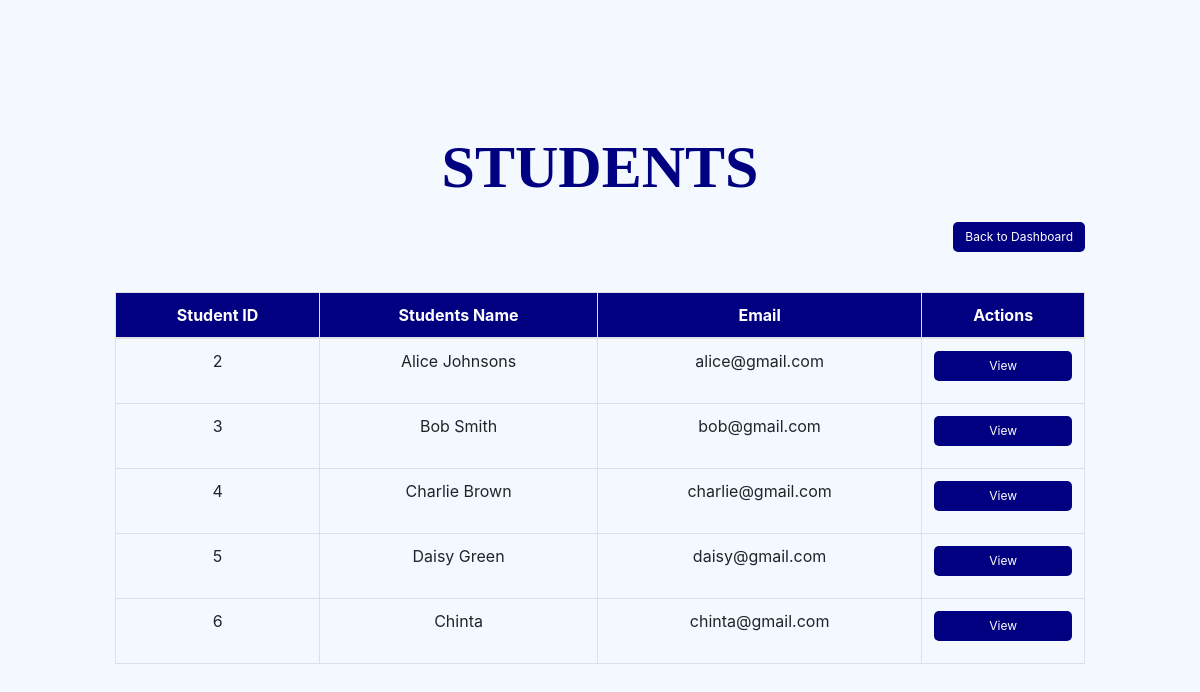
/view_students/, run on an earlier commit of the app's database.
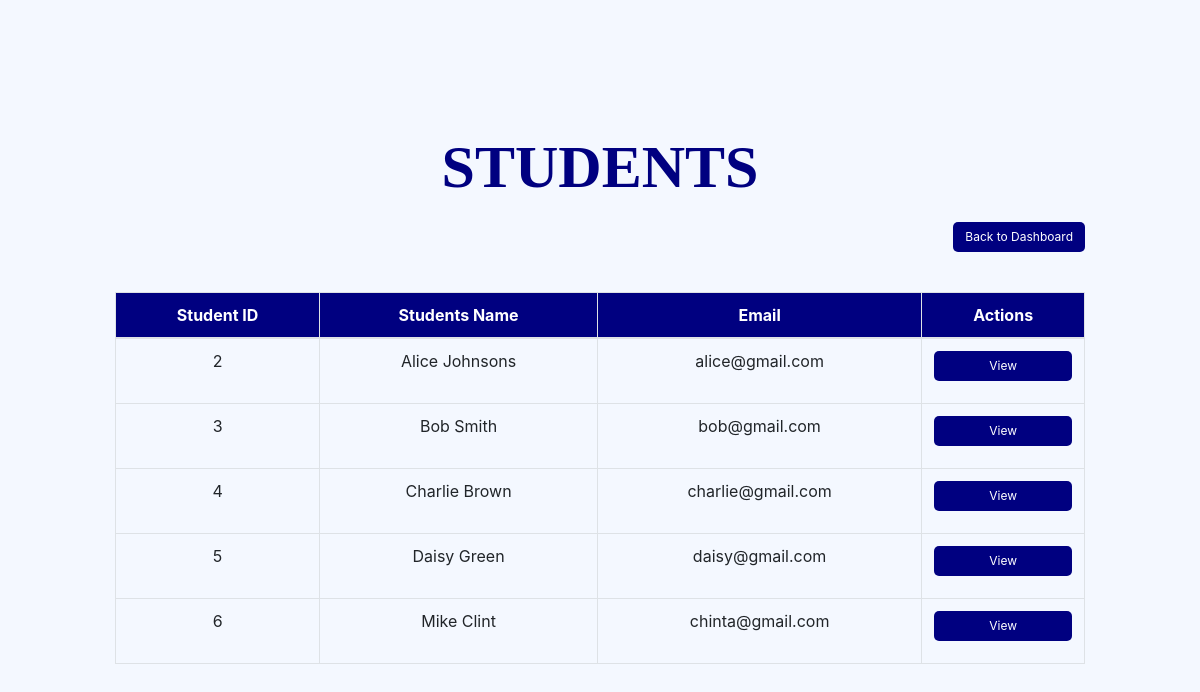
And on a later commit of the database.
### home/models.py (models this page shows, shortened)
class Student(models.Model):
    student_id = models.IntegerField(primary_key=True)  #custom primary key
    full_name = models.CharField(max_length=100)
    email = models.CharField(max_length=100, unique=True)
    contact_number = models.BigIntegerField()
    date_of_birth = models.DateField()
    gender = models.CharField(max_length=50)
    r_number = models.CharField(max_length=50)
    department = models.CharField(max_length=100)
    cgpa = models.DecimalField(max_digits=4, decimal_places=2)
    password = models.CharField(max_length=100)

### home/views.py (the view)
# urls.py: path('view_students/', views.view_students, name='view_students'),
def view_students(request):
    students = Student.objects.all()
    user_type = request.session.get('user_type')  #ftch the user type from the session
    return render(request, 'view_students.html', {'students': students, 'user_type': user_type})

### home/templates/view_students.html (shortened to what this page needs)
{% load static %}
<html lang="en">
<head>
    <link rel="stylesheet" href="https://stackpath.bootstrapcdn.com/bootstrap/4.3.1/css/bootstrap.min.css"
>
</head>
<body>
    <section class="vh-100">
        <div class="container-fluid h-custom">
            <div class="row d-flex justify-content-center align-items-center h-100">
                <div class="col-md-12 col-lg-10 col-xl-10">
                    <div class="header">
                        <h><b>STUDENTS</b></h>
                    </div>
                    <div class="d-flex justify-content-between align-items-center">
                        <div class="button-container">
                            <a href="{% if user_type == 'admin' %}
                                        {% url 'admin_dashboard' %}
                                     {% elif user_type == 'company' %}
                                        {% url 'company_dashboard' %}
                                     {% elif user_type == 'student' %}
                                        {% url 'student_dashboard' %}
                                     {% else %}
                                        {% url 'home' %}
                                     {% endif %}">
                                <button class="btn btn-secondary btn-custom">Back to Dashboard</button>
                            </a>
                        </div>
                    </div>
                    <div class="table-container">
                        <table class="table table-bordered">
                            <thead>
                                <tr>
                                    <th>Student ID</th>
                                    <th>Students Name</th>
                                    <th>Email</th>
                                    <th>Actions</th>
                                </tr>
                            </thead>
                            <tbody>
                                {% for student in students %}
                                <tr>
                                    <td>{{ student.student_id }}</td>
                                    <td>{{ student.full_name }}</td>
                                    <td>{{ student.email }}</td>
                                    <td>
                                            <a href="{% url 'view_particular_student' student.student_id %}" >
                                            <button class="btn btn-primary btn-custom">View</button>
                                        </a>
                                    </td>
                                </tr>
                                {% empty %}
                                <tr>
                                    <td colspan="4">No companies registered.</td>
                                </tr>
                                {% endfor %}
                            </tbody>
                        </table>
                    </div>
                </div>
            </div>
        </div>
    </section>
</body>
</html>

What changed in the data, as far as the page shows it:
changed Student "chinta@gmail.com": full_name "Chinta" → "Mike Clint"
